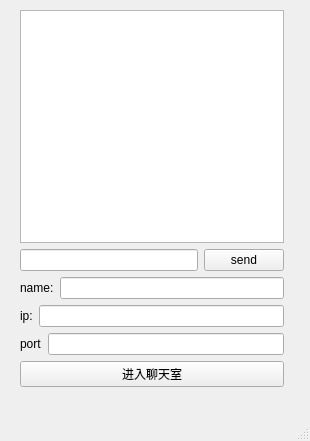
<?xml version="1.0" encoding="UTF-8"?>
<ui version="4.0">
 <class>MainWindow</class>
 <widget class="QMainWindow" name="MainWindow">
  <property name="geometry">
   <rect>
    <x>0</x>
    <y>0</y>
    <width>310</width>
    <height>441</height>
   </rect>
  </property>
  <property name="windowTitle">
   <string>MainWindow</string>
  </property>
  <widget class="QWidget" name="centralwidget">
   <widget class="QWidget" name="">
    <property name="geometry">
     <rect>
      <x>20</x>
      <y>10</y>
      <width>264</width>
      <height>377</height>
     </rect>
    </property>
    <layout class="QVBoxLayout" name="verticalLayout_5">
     <item>
      <layout class="QVBoxLayout" name="verticalLayout_4">
       <item>
        <layout class="QVBoxLayout" name="verticalLayout_2">
         <item>
          <layout class="QVBoxLayout" name="verticalLayout">
           <item>
            <widget class="QListWidget" name="contentListWidget"/>
           </item>
           <item>
            <layout class="QHBoxLayout" name="horizontalLayout">
             <item>
              <widget class="QLineEdit" name="sendLineEdit"/>
             </item>
             <item>
              <widget class="QPushButton" name="sendButton">
               <property name="text">
                <string>send</string>
               </property>
              </widget>
             </item>
            </layout>
           </item>
          </layout>
         </item>
         <item>
          <layout class="QHBoxLayout" name="horizontalLayout_2">
           <item>
            <widget class="QLabel" name="label">
             <property name="text">
              <string>name:</string>
             </property>
            </widget>
           </item>
           <item>
            <widget class="QLineEdit" name="usrLineEdit">
             <property name="text">
              <string/>
             </property>
            </widget>
           </item>
          </layout>
         </item>
        </layout>
       </item>
       <item>
        <layout class="QVBoxLayout" name="verticalLayout_3">
         <item>
          <layout class="QHBoxLayout" name="horizontalLayout_3">
           <item>
            <widget class="QLabel" name="label_2">
             <property name="text">
              <string>ip:</string>
             </property>
            </widget>
           </item>
           <item>
            <widget class="QLineEdit" name="serverIpLineEdit">
             <property name="text">
              <string/>
             </property>
            </widget>
           </item>
          </layout>
         </item>
         <item>
          <layout class="QHBoxLayout" name="horizontalLayout_4">
           <item>
            <widget class="QLabel" name="label_3">
             <property name="text">
              <string>port</string>
             </property>
            </widget>
           </item>
           <item>
            <widget class="QLineEdit" name="portLineEdit">
             <property name="text">
              <string/>
             </property>
            </widget>
           </item>
          </layout>
         </item>
        </layout>
       </item>
      </layout>
     </item>
     <item>
      <widget class="QPushButton" name="entryButton">
       <property name="text">
        <string>进入聊天室</string>
       </property>
      </widget>
     </item>
    </layout>
   </widget>
  </widget>
  <widget class="QMenuBar" name="menubar">
   <property name="geometry">
    <rect>
     <x>0</x>
     <y>0</y>
     <width>310</width>
     <height>26</height>
    </rect>
   </property>
  </widget>
  <widget class="QStatusBar" name="statusbar"/>
 </widget>
 <resources/>
 <connections/>
</ui>
